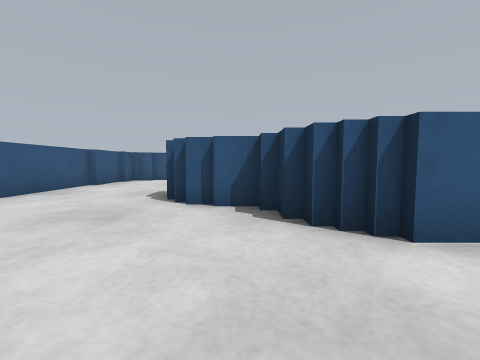
view 1 (above)

17 first-person views from a walk through a world built for the Gazebo simulator. The camera is 0.37 m above the floor, tilts 4° down and sees 90° across. The floor is counted in squares, 0.5 m on a side. Each view is taken from the middle of a square. On the plan, view 1 faces up. The plan holds only what a view shows up to about 9 squares ahead; the rest is blank. The place goes on beyond the plan.

view 2
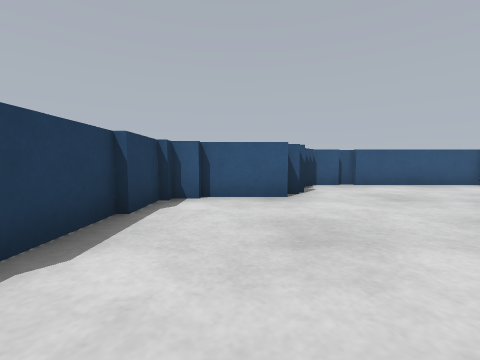

view 3
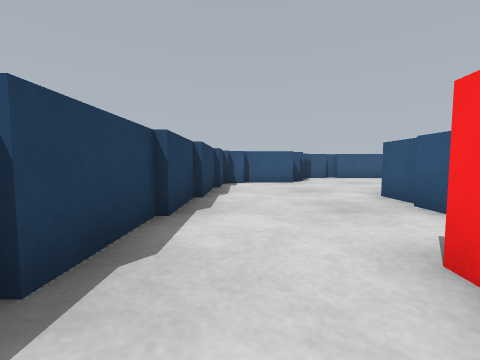

view 4
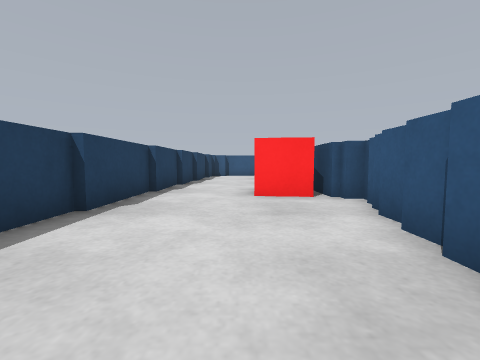

view 5
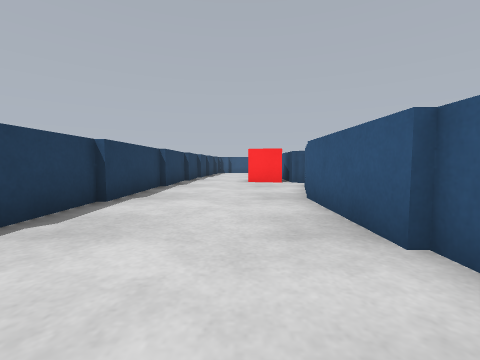

view 6
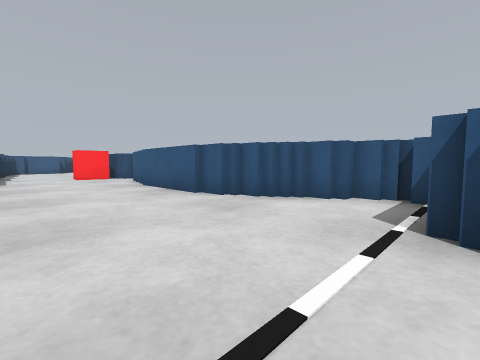

view 7
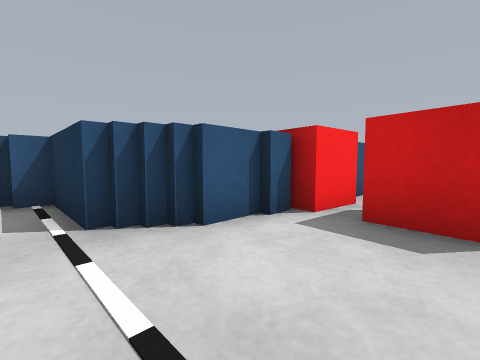

view 8
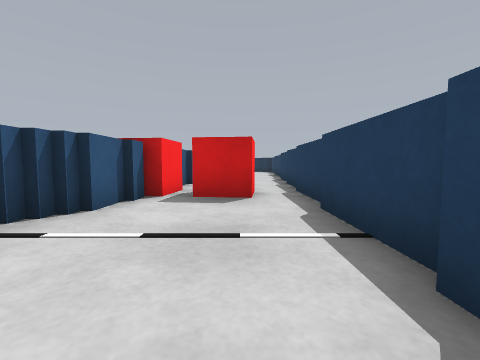

view 9
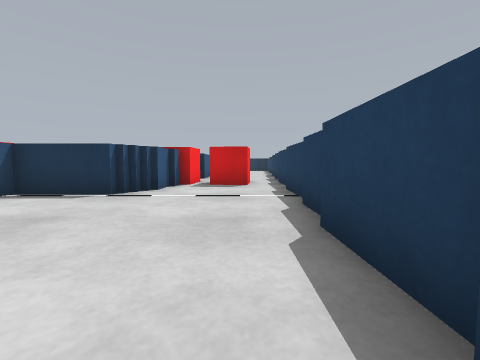

view 10
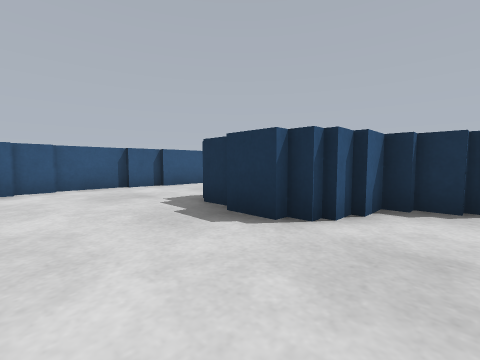

view 11
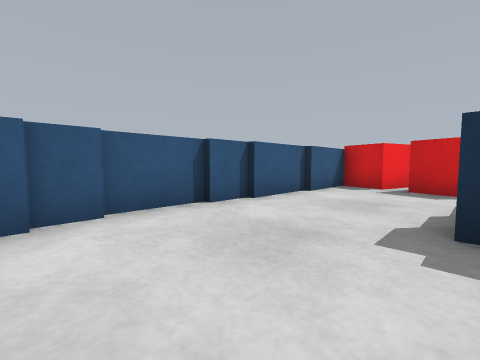

view 12
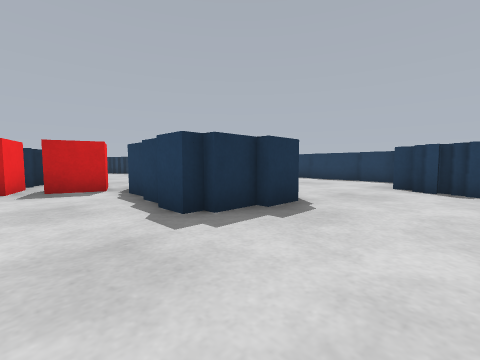

view 13
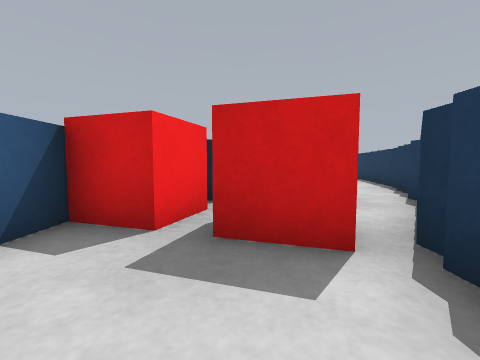

view 14
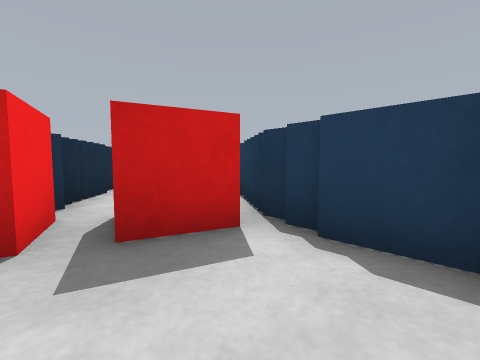

view 15
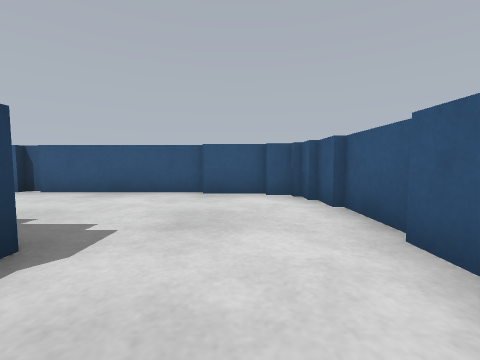

view 16
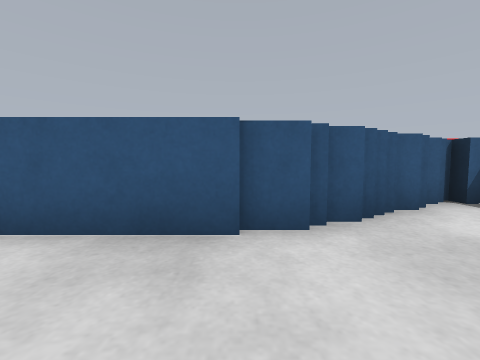

view 17
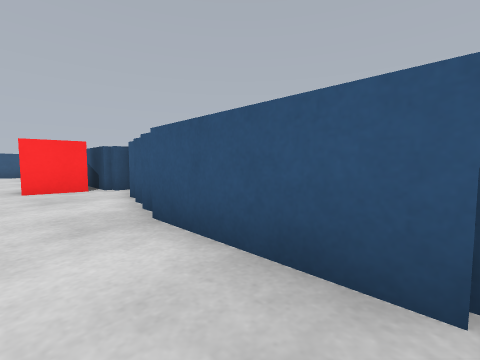

### Floor plan
Points are (right, up) in squares from view 1. A wall is a line through its corners. A room is listed if a view was taken in it or the views show most of it. See-through windows are left out.
Room 1 (views 1, 2, 3, 4, 5, 6, 7, 8, 9, 10, 11, 12, 13, 14, 15, 16, 17)
walls: (6.6, 2) (2.9, 2); (14, 1.4) (10.9, 1.4); (8.2, -2.6) (11.5, -2.6); (5.6, -2.4) (8.4, -2.4); (4.1, 10.2) (1.9, 10.2); (3.6, -2.2) (5.8, -2.2); (11.4, -2.8) (13.8, -2.8); (0.9, 6.8) (2.2, 6.8); (0.1, 6.9) (0.9, 6.9); (1.8, -2) (3.8, -2); (1.9, 10.4) (-0.2, 10.4); (13.9, -3) (15.9, -3); (-0.5, -1.8) (1.9, -1.8); (-0.1, 10.6) (-1.2, 10.6); (16.2, -3.1) (17.4, -3.1); (-1.5, -1.6) (-0.4, -1.6); (-1.1, 10.8) (-3.1, 10.8); (17.5, -3.3) (20, -3.3); (20.5, 0.3) (19.6, 0.3); (-5.1, 8.1) (-5.1, 5.4); (20.4, -3.5) (22.6, -3.5)
objects: blue box (-6, 3) to (-5, 3); blue box (-6, 4) to (-5, 4); blue box (-6, 5) to (-5, 5); blue box (-5, 2); blue box (-5, 9); blue box (-5, 10); blue box (-4, 1); blue box (-4, 2); blue box (-4, 10); blue box (-4, 11); blue box (-3, 0) to (-2, 0); blue post (-3, 2); blue box (-2, -2); blue box (-2, -1); blue box (-2, 1); blue post (-2, 6); blue box (-1, 4); blue box (-1, 5); blue box (-1, 6); blue box (-1, 7); blue box (0, 4); blue box (1, 3); blue post (1, 4); blue box (2, 2) to (2, 3); blue box (2, 6); blue box (3, 6); red box (3, 7) to (4, 8); blue box (4, 6); red box (4, 9); red box (5, 0) to (7, 1); blue box (6, 8); blue box (6, 9); blue post (7, 2); blue box (7, 4); blue box (7, 7); blue box (7, 8); blue box (8, 2); blue box (8, 3); blue box (8, 7); blue box (8, 8); blue box (9, 2); blue box (9, 3) to (10, 3); other object (9, 7); blue box (10, 2) to (11, 2); blue box (15, 2); blue box (16, 2); blue box (16, 3); blue box (17, 3); blue box (18, 3); blue box (19, 1); blue box (19, 2); blue box (19, 3); red box (21, -2) to (22, -1); blue box (21, 0); red box (22, 0)

Positions as (right, up) in squares from view 1, and headings:
1: (0, 0), facing up
2: (3, 0), facing left
3: (7, -1), facing left
4: (12, 0), facing left
5: (16, 0), facing left
6: (19, -2), facing up-left
7: (18, -2), facing up-right
8: (16, -2), facing right
9: (13, -2), facing right
10: (-4, 3), facing up-right
11: (-4, 7), facing up-right
12: (-4, 9), facing down-right
13: (1, 8), facing right
14: (1, 9), facing down-right
15: (1, 9), facing left
16: (14, -1), facing up
17: (14, 0), facing up-left
